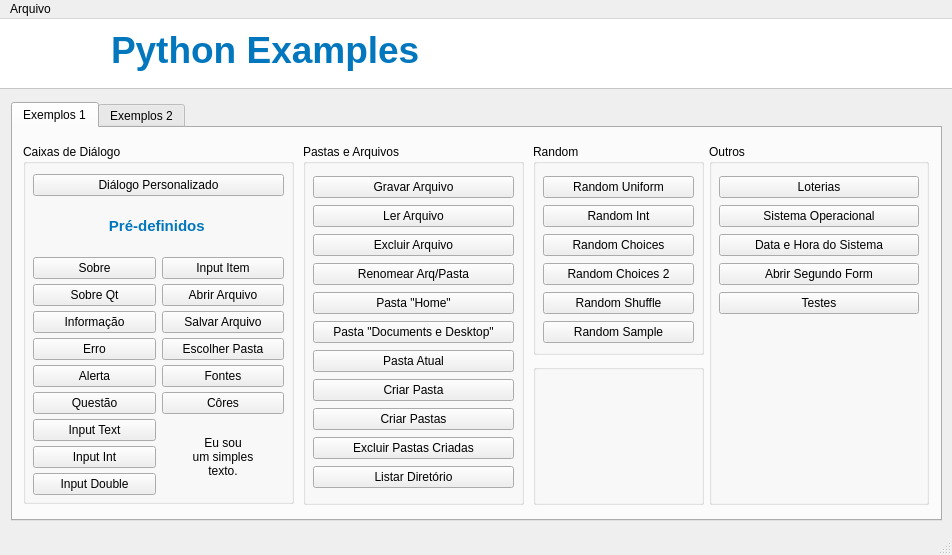
<?xml version="1.0" encoding="UTF-8"?>
<ui version="4.0">
    <author>Eduardo Volpi de Almeida</author>
    <class>MainWindow</class>
    <widget class="QMainWindow" name="MainWindow">
        <property name="geometry">
            <rect>
                <x>0</x>
                <y>0</y>
                <width>952</width>
                <height>555</height>
            </rect>
        </property>
        <property name="minimumSize">
            <size>
                <width>0</width>
                <height>0</height>
            </size>
        </property>
        <property name="maximumSize">
            <size>
                <width>16777215</width>
                <height>16777215</height>
            </size>
        </property>
        <property name="windowTitle">
            <string>Python Examples</string>
        </property>
        <property name="windowIcon">
            <iconset resource="../resources.qrc">
                <normaloff>:/icones/py.ico</normaloff>:/icones/py.ico
            </iconset>
        </property>
        <widget class="QWidget" name="centralwidget">
            <widget class="QTabWidget" name="tabWidget">
                <property name="geometry">
                    <rect>
                        <x>11</x>
                        <y>83</y>
                        <width>931</width>
                        <height>419</height>
                    </rect>
                </property>
                <property name="currentIndex">
                    <number>0</number>
                </property>
                <widget class="QWidget" name="tabExemplos1">
                    <attribute name="title">
                        <string>Exemplos 1</string>
                    </attribute>
                    <widget class="QGroupBox" name="groupBox">
                        <property name="geometry">
                            <rect>
                                <x>10</x>
                                <y>16</y>
                                <width>271</width>
                                <height>360</height>
                            </rect>
                        </property>
                        <property name="title">
                            <string>Caixas de Diálogo</string>
                        </property>
                        <widget class="QWidget" name="gridLayoutWidget">
                            <property name="geometry">
                                <rect>
                                    <x>10</x>
                                    <y>30</y>
                                    <width>251</width>
                                    <height>321</height>
                                </rect>
                            </property>
                            <layout class="QGridLayout" name="gridLayout">
                                <property name="verticalSpacing">
                                    <number>5</number>
                                </property>
                                <item row="4" column="1">
                                    <widget class="QPushButton" name="btnDialogInfo">
                                        <property name="statusTip">
                                            <string>Exemplo de caixa de diálogo de &quot;Informação&quot;</string>
                                        </property>
                                        <property name="text">
                                            <string>Informação</string>
                                        </property>
                                    </widget>
                                </item>
                                <item row="8" column="1">
                                    <widget class="QPushButton" name="btnInputText">
                                        <property name="statusTip">
                                            <string>Exemplo de caixa de entrada de &quot;Texto&quot;</string>
                                        </property>
                                        <property name="text">
                                            <string>Input Text</string>
                                        </property>
                                    </widget>
                                </item>
                                <item row="9" column="1">
                                    <widget class="QPushButton" name="btnInputInt">
                                        <property name="statusTip">
                                            <string>Exemplo de caixa de entrada de &quot;Números Inteiros&quot;</string>
                                        </property>
                                        <property name="text">
                                            <string>Input Int</string>
                                        </property>
                                    </widget>
                                </item>
                                <item row="10" column="1">
                                    <widget class="QPushButton" name="btnInputDouble">
                                        <property name="statusTip">
                                            <string>Exemplo de caixa de entrada de &quot;Números Decimais&quot;</string>
                                        </property>
                                        <property name="text">
                                            <string>Input Double</string>
                                        </property>
                                    </widget>
                                </item>
                                <item row="0" column="1" colspan="2">
                                    <widget class="QPushButton" name="btnDialogCustom">
                                        <property name="statusTip">
                                            <string>Exemplo de caixa de diálogo personalizada</string>
                                        </property>
                                        <property name="text">
                                            <string>Diálogo Personalizado</string>
                                        </property>
                                    </widget>
                                </item>
                                <item row="3" column="2">
                                    <widget class="QPushButton" name="btnAbrirArquivo">
                                        <property name="statusTip">
                                            <string>Exemplo de caixa de diálogo de &quot;Abrir Arquivo&quot;</string>
                                        </property>
                                        <property name="text">
                                            <string>Abrir Arquivo</string>
                                        </property>
                                    </widget>
                                </item>
                                <item row="1" column="1" colspan="2">
                                    <widget class="QLabel" name="label">
                                        <property name="text">
                                            <string>&lt;html&gt;&lt;head/&gt;&lt;body&gt;&lt;p align=&quot;center&quot;&gt;&lt;span style=&quot;
                                                font-size:11pt; font-weight:700; color:#0277bd;&quot;&gt;Pré-definidos&lt;/span&gt;&lt;/p&gt;&lt;/body&gt;&lt;/html&gt;
                                            </string>
                                        </property>
                                    </widget>
                                </item>
                                <item row="3" column="1">
                                    <widget class="QPushButton" name="btnDialogSobreQt">
                                        <property name="statusTip">
                                            <string>Exemplo de caixa de diálogo &quot;Sobre Qt&quot;</string>
                                        </property>
                                        <property name="text">
                                            <string>Sobre Qt</string>
                                        </property>
                                    </widget>
                                </item>
                                <item row="6" column="1">
                                    <widget class="QPushButton" name="btnDialogAlerta">
                                        <property name="statusTip">
                                            <string>Exemplo de caixa de diálogo de &quot;Alerta&quot;</string>
                                        </property>
                                        <property name="text">
                                            <string>Alerta</string>
                                        </property>
                                    </widget>
                                </item>
                                <item row="7" column="1">
                                    <widget class="QPushButton" name="btnDialogQuestao">
                                        <property name="statusTip">
                                            <string>Exemplo de caixa de diálogo de &quot;Pergunta&quot;</string>
                                        </property>
                                        <property name="text">
                                            <string>Questão</string>
                                        </property>
                                    </widget>
                                </item>
                                <item row="5" column="1">
                                    <widget class="QPushButton" name="btnDialogErro">
                                        <property name="statusTip">
                                            <string>Exemplo de caixa de diálogo de &quot;Erro&quot;</string>
                                        </property>
                                        <property name="text">
                                            <string>Erro</string>
                                        </property>
                                    </widget>
                                </item>
                                <item row="2" column="1">
                                    <widget class="QPushButton" name="btnDialogSobre">
                                        <property name="statusTip">
                                            <string>Exemplo de caixa de diálogo &quot;Sobre&quot;</string>
                                        </property>
                                        <property name="text">
                                            <string>Sobre</string>
                                        </property>
                                    </widget>
                                </item>
                                <item row="4" column="2">
                                    <widget class="QPushButton" name="btnSalvarArquivo">
                                        <property name="statusTip">
                                            <string>Exemplo de caixa de diálogo de &quot;Salvar Arquivo&quot;</string>
                                        </property>
                                        <property name="text">
                                            <string>Salvar Arquivo</string>
                                        </property>
                                    </widget>
                                </item>
                                <item row="2" column="2">
                                    <widget class="QPushButton" name="btnInputItem">
                                        <property name="statusTip">
                                            <string>Exemplo de caixa de escolha de um &quot;Item&quot;</string>
                                        </property>
                                        <property name="text">
                                            <string>Input Item</string>
                                        </property>
                                    </widget>
                                </item>
                                <item row="8" column="2" rowspan="3">
                                    <widget class="QLabel" name="lblFontesCores">
                                        <property name="statusTip">
                                            <string>Utilize os botões &quot;Fontes&quot; e &quot;Côres&quot; para me estilizar</string>
                                        </property>
                                        <property name="text">
                                            <string>&lt;html&gt;&lt;head/&gt;&lt;body&gt;&lt;p align=&quot;center&quot;&gt;Eu sou&lt;br&gt;um simples&lt;br&gt;texto.&lt;/p&gt;&lt;/body&gt;&lt;/html&gt;</string>
                                        </property>
                                    </widget>
                                </item>
                                <item row="7" column="2">
                                    <widget class="QPushButton" name="btnDialogColors">
                                        <property name="statusTip">
                                            <string>Exemplo de caixa de diálogo de &quot;Côres&quot;</string>
                                        </property>
                                        <property name="text">
                                            <string>Côres</string>
                                        </property>
                                    </widget>
                                </item>
                                <item row="6" column="2">
                                    <widget class="QPushButton" name="btnDialogFonts">
                                        <property name="statusTip">
                                            <string>Exemplo de caixa de diálogo de &quot;Fontes do Sistema&quot;</string>
                                        </property>
                                        <property name="text">
                                            <string>Fontes</string>
                                        </property>
                                    </widget>
                                </item>
                                <item row="5" column="2">
                                    <widget class="QPushButton" name="btnEscolherPasta">
                                        <property name="statusTip">
                                            <string>Exemplo de escolha de uma pasta do sistema</string>
                                        </property>
                                        <property name="text">
                                            <string>Escolher Pasta</string>
                                        </property>
                                    </widget>
                                </item>
                            </layout>
                        </widget>
                    </widget>
                    <widget class="QGroupBox" name="groupBox_2">
                        <property name="geometry">
                            <rect>
                                <x>290</x>
                                <y>16</y>
                                <width>221</width>
                                <height>361</height>
                            </rect>
                        </property>
                        <property name="title">
                            <string>Pastas e Arquivos</string>
                        </property>
                        <widget class="QWidget" name="layoutWidget">
                            <property name="geometry">
                                <rect>
                                    <x>10</x>
                                    <y>30</y>
                                    <width>201</width>
                                    <height>316</height>
                                </rect>
                            </property>
                            <layout class="QVBoxLayout" name="verticalLayout">
                                <property name="spacing">
                                    <number>5</number>
                                </property>
                                <item>
                                    <widget class="QPushButton" name="btnGravarArquivo">
                                        <property name="statusTip">
                                            <string>Grava um arquivo de texto no diretório do programa</string>
                                        </property>
                                        <property name="text">
                                            <string>Gravar Arquivo</string>
                                        </property>
                                    </widget>
                                </item>
                                <item>
                                    <widget class="QPushButton" name="btnLerArquivo">
                                        <property name="statusTip">
                                            <string>Lê um arquivo de texto no diretório do programa</string>
                                        </property>
                                        <property name="text">
                                            <string>Ler Arquivo</string>
                                        </property>
                                    </widget>
                                </item>
                                <item>
                                    <widget class="QPushButton" name="btnExcluirArquivo">
                                        <property name="statusTip">
                                            <string>Exclui um arquivo de texto no diretório do programa</string>
                                        </property>
                                        <property name="text">
                                            <string>Excluir Arquivo</string>
                                        </property>
                                    </widget>
                                </item>
                                <item>
                                    <widget class="QPushButton" name="btnRenomearAP">
                                        <property name="text">
                                            <string>Renomear Arq/Pasta</string>
                                        </property>
                                    </widget>
                                </item>
                                <item>
                                    <widget class="QPushButton" name="btnPastaHome">
                                        <property name="statusTip">
                                            <string>Caminho da pasta &quot;home&quot; do sistema</string>
                                        </property>
                                        <property name="text">
                                            <string>Pasta &quot;Home&quot;</string>
                                        </property>
                                    </widget>
                                </item>
                                <item>
                                    <widget class="QPushButton" name="btnPastaDocuments">
                                        <property name="statusTip">
                                            <string>Caminho da pasta &quot;Documentos&quot; do sistema</string>
                                        </property>
                                        <property name="text">
                                            <string>Pasta &quot;Documents e Desktop&quot;</string>
                                        </property>
                                    </widget>
                                </item>
                                <item>
                                    <widget class="QPushButton" name="btnPastaAtual">
                                        <property name="statusTip">
                                            <string>Caminho da pasta de onde o programa está sendo executado</string>
                                        </property>
                                        <property name="text">
                                            <string>Pasta Atual</string>
                                        </property>
                                    </widget>
                                </item>
                                <item>
                                    <widget class="QPushButton" name="btnCriarPasta">
                                        <property name="statusTip">
                                            <string>Cria uma pasta</string>
                                        </property>
                                        <property name="text">
                                            <string>Criar Pasta</string>
                                        </property>
                                    </widget>
                                </item>
                                <item>
                                    <widget class="QPushButton" name="btnCriarPastas">
                                        <property name="statusTip">
                                            <string>Cria mais de uma pasta simultaneamente</string>
                                        </property>
                                        <property name="text">
                                            <string>Criar Pastas</string>
                                        </property>
                                    </widget>
                                </item>
                                <item>
                                    <widget class="QPushButton" name="btnExcluirPasta">
                                        <property name="statusTip">
                                            <string>Exclui as pastas criadas através do dois botões acima, caso existam.</string>
                                        </property>
                                        <property name="text">
                                            <string>Excluir Pastas Criadas</string>
                                        </property>
                                    </widget>
                                </item>
                                <item>
                                    <widget class="QPushButton" name="btnListDir">
                                        <property name="statusTip">
                                            <string>Lista pastas e arquivos de um diretório</string>
                                        </property>
                                        <property name="text">
                                            <string>Listar Diretório</string>
                                        </property>
                                    </widget>
                                </item>
                            </layout>
                        </widget>
                    </widget>
                    <widget class="QGroupBox" name="groupBox_3">
                        <property name="geometry">
                            <rect>
                                <x>520</x>
                                <y>16</y>
                                <width>171</width>
                                <height>211</height>
                            </rect>
                        </property>
                        <property name="title">
                            <string>Random</string>
                        </property>
                        <widget class="QWidget" name="layoutWidget">
                            <property name="geometry">
                                <rect>
                                    <x>10</x>
                                    <y>30</y>
                                    <width>151</width>
                                    <height>171</height>
                                </rect>
                            </property>
                            <layout class="QVBoxLayout" name="verticalLayout_2">
                                <property name="spacing">
                                    <number>5</number>
                                </property>
                                <item>
                                    <widget class="QPushButton" name="btnRandUniform">
                                        <property name="focusPolicy">
                                            <enum>Qt::WheelFocus</enum>
                                        </property>
                                        <property name="statusTip">
                                            <string>Gera um valor decimal do mínimo ao máximo</string>
                                        </property>
                                        <property name="text">
                                            <string>Random Uniform</string>
                                        </property>
                                    </widget>
                                </item>
                                <item>
                                    <widget class="QPushButton" name="btnRandInt">
                                        <property name="statusTip">
                                            <string>Gera um valor inteiro do mínimo ao máximo</string>
                                        </property>
                                        <property name="text">
                                            <string>Random Int</string>
                                        </property>
                                    </widget>
                                </item>
                                <item>
                                    <widget class="QPushButton" name="btnRandChoices">
                                        <property name="statusTip">
                                            <string>Escolhe uma opção aleatória</string>
                                        </property>
                                        <property name="text">
                                            <string>Random Choices</string>
                                        </property>
                                    </widget>
                                </item>
                                <item>
                                    <widget class="QPushButton" name="btnRandChoices2">
                                        <property name="statusTip">
                                            <string>Escolhe duas opções aleatórias</string>
                                        </property>
                                        <property name="text">
                                            <string>Random Choices 2</string>
                                        </property>
                                    </widget>
                                </item>
                                <item>
                                    <widget class="QPushButton" name="btnRandShuffle">
                                        <property name="statusTip">
                                            <string>Embaralha uma lista de opções</string>
                                        </property>
                                        <property name="text">
                                            <string>Random Shuffle</string>
                                        </property>
                                    </widget>
                                </item>
                                <item>
                                    <widget class="QPushButton" name="btnRandSample">
                                        <property name="statusTip">
                                            <string>Escolhe aleatoriamente mais de um elemento de uma lista sem repetir elementos.</string>
                                        </property>
                                        <property name="text">
                                            <string>Random Sample</string>
                                        </property>
                                    </widget>
                                </item>
                            </layout>
                        </widget>
                    </widget>
                    <widget class="QGroupBox" name="groupBox_4">
                        <property name="geometry">
                            <rect>
                                <x>520</x>
                                <y>236</y>
                                <width>171</width>
                                <height>141</height>
                            </rect>
                        </property>
                        <property name="title">
                            <string/>
                        </property>
                    </widget>
                    <widget class="QGroupBox" name="groupBox_5">
                        <property name="geometry">
                            <rect>
                                <x>696</x>
                                <y>16</y>
                                <width>220</width>
                                <height>361</height>
                            </rect>
                        </property>
                        <property name="title">
                            <string>Outros</string>
                        </property>
                        <widget class="QWidget" name="layoutWidget">
                            <property name="geometry">
                                <rect>
                                    <x>10</x>
                                    <y>30</y>
                                    <width>200</width>
                                    <height>142</height>
                                </rect>
                            </property>
                            <layout class="QVBoxLayout" name="verticalLayout_3">
                                <property name="spacing">
                                    <number>5</number>
                                </property>
                                <property name="sizeConstraint">
                                    <enum>QLayout::SetDefaultConstraint</enum>
                                </property>
                                <item>
                                    <widget class="QPushButton" name="btnLoterias">
                                        <property name="statusTip">
                                            <string>Obtenha palpites para vários jogos da loteria</string>
                                        </property>
                                        <property name="text">
                                            <string>Loterias</string>
                                        </property>
                                    </widget>
                                </item>
                                <item>
                                    <widget class="QPushButton" name="btnSistemaOperacional">
                                        <property name="statusTip">
                                            <string>Mostra o sistema operacional atual</string>
                                        </property>
                                        <property name="text">
                                            <string>Sistema Operacional</string>
                                        </property>
                                    </widget>
                                </item>
                                <item>
                                    <widget class="QPushButton" name="btnDataHoraSistema">
                                        <property name="statusTip">
                                            <string>Exibe data e hora do sistema no formato local</string>
                                        </property>
                                        <property name="text">
                                            <string>Data e Hora do Sistema</string>
                                        </property>
                                    </widget>
                                </item>
                                <item>
                                    <widget class="QPushButton" name="btnAbrirSegundoForm">
                                        <property name="statusTip">
                                            <string>Exemplo de um segundo formulário</string>
                                        </property>
                                        <property name="text">
                                            <string>Abrir Segundo Form</string>
                                        </property>
                                    </widget>
                                </item>
                                <item>
                                    <widget class="QPushButton" name="btnParaTestes">
                                        <property name="statusTip">
                                            <string>Botão sem função específica, apenas para testes diversos</string>
                                        </property>
                                        <property name="text">
                                            <string>Testes</string>
                                        </property>
                                    </widget>
                                </item>
                            </layout>
                        </widget>
                    </widget>
                </widget>
                <widget class="QWidget" name="tabExemplos2">
                    <attribute name="title">
                        <string>Exemplos 2</string>
                    </attribute>
                </widget>
            </widget>
            <widget class="QFrame" name="frame">
                <property name="geometry">
                    <rect>
                        <x>-1</x>
                        <y>-1</y>
                        <width>961</width>
                        <height>71</height>
                    </rect>
                </property>
                <property name="styleSheet">
                    <string notr="true">background-color: rgb(255, 255, 255);</string>
                </property>
                <property name="frameShape">
                    <enum>QFrame::StyledPanel</enum>
                </property>
                <property name="frameShadow">
                    <enum>QFrame::Raised</enum>
                </property>
                <widget class="QLabel" name="label_3">
                    <property name="geometry">
                        <rect>
                            <x>112</x>
                            <y>7</y>
                            <width>311</width>
                            <height>51</height>
                        </rect>
                    </property>
                    <property name="text">
                        <string>&lt;html&gt;&lt;head/&gt;&lt;body&gt;&lt;p&gt;&lt;span style=&quot; font-size:28pt; font-weight:700; color:#0277bd;&quot;&gt;Python
                            Examples&lt;/span&gt;&lt;/p&gt;&lt;/body&gt;&lt;/html&gt;
                        </string>
                    </property>
                </widget>
                <widget class="QLabel" name="label_2">
                    <property name="geometry">
                        <rect>
                            <x>30</x>
                            <y>11</y>
                            <width>50</width>
                            <height>50</height>
                        </rect>
                    </property>
                    <property name="text">
                        <string/>
                    </property>
                    <property name="pixmap">
                        <pixmap resource="../resources.qrc">:/imagens/python_50px.png</pixmap>
                    </property>
                    <property name="scaledContents">
                        <bool>false</bool>
                    </property>
                </widget>
                <widget class="QLabel" name="label_4">
                    <property name="geometry">
                        <rect>
                            <x>77</x>
                            <y>30</y>
                            <width>24</width>
                            <height>24</height>
                        </rect>
                    </property>
                    <property name="styleSheet">
                        <string notr="true">background-color: rgba(255, 255, 255,0.9);</string>
                    </property>
                    <property name="text">
                        <string/>
                    </property>
                    <property name="pixmap">
                        <pixmap resource="../resources.qrc">:/icones/qt_32px.png</pixmap>
                    </property>
                    <property name="scaledContents">
                        <bool>true</bool>
                    </property>
                </widget>
                <zorder>label_2</zorder>
                <zorder>label_4</zorder>
                <zorder>label_3</zorder>
            </widget>
        </widget>
        <widget class="QMenuBar" name="menubar">
            <property name="geometry">
                <rect>
                    <x>0</x>
                    <y>0</y>
                    <width>952</width>
                    <height>22</height>
                </rect>
            </property>
            <widget class="QMenu" name="menuArquivo">
                <property name="title">
                    <string>Arquivo</string>
                </property>
                <addaction name="action_Sair"/>
            </widget>
            <addaction name="menuArquivo"/>
        </widget>
        <widget class="QStatusBar" name="statusbar"/>
        <action name="action_Sair">
            <property name="icon">
                <iconset resource="../resources.qrc">
                    <normaloff>:/icones/close.ico</normaloff>:/icones/close.ico
                </iconset>
            </property>
            <property name="text">
                <string>&amp;Sair</string>
            </property>
        </action>
    </widget>
    <resources>
        <include location="../resources.qrc"/>
    </resources>
    <connections/>
    <designerdata>
        <property name="gridDeltaX">
            <number>10</number>
        </property>
        <property name="gridDeltaY">
            <number>10</number>
        </property>
        <property name="gridSnapX">
            <bool>false</bool>
        </property>
        <property name="gridSnapY">
            <bool>false</bool>
        </property>
        <property name="gridVisible">
            <bool>false</bool>
        </property>
    </designerdata>
</ui>
